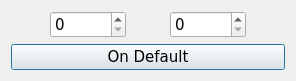
<?xml version="1.0" encoding="UTF-8"?>
<ui version="4.0">
 <class>Dialog</class>
 <widget class="QDialog" name="Dialog">
  <property name="geometry">
   <rect>
    <x>0</x>
    <y>0</y>
    <width>296</width>
    <height>72</height>
   </rect>
  </property>
  <property name="font">
   <font>
    <family>Verdana</family>
    <pointsize>11</pointsize>
   </font>
  </property>
  <property name="windowTitle">
   <string>Key Test</string>
  </property>
  <layout class="QVBoxLayout" name="verticalLayout">
   <item>
    <layout class="QHBoxLayout" name="horizontalLayout">
     <item>
      <spacer name="horizontalSpacer">
       <property name="orientation">
        <enum>Qt::Horizontal</enum>
       </property>
       <property name="sizeHint" stdset="0">
        <size>
         <width>40</width>
         <height>20</height>
        </size>
       </property>
      </spacer>
     </item>
     <item>
      <widget class="QSpinBox" name="leftNumberSpinBox">
       <property name="readOnly">
        <bool>false</bool>
       </property>
       <property name="maximum">
        <number>10000</number>
       </property>
       <property name="value">
        <number>0</number>
       </property>
      </widget>
     </item>
     <item>
      <spacer name="horizontalSpacer_3">
       <property name="orientation">
        <enum>Qt::Horizontal</enum>
       </property>
       <property name="sizeHint" stdset="0">
        <size>
         <width>40</width>
         <height>20</height>
        </size>
       </property>
      </spacer>
     </item>
     <item>
      <widget class="QSpinBox" name="rightNumberSpinBox">
       <property name="readOnly">
        <bool>false</bool>
       </property>
       <property name="maximum">
        <number>10000</number>
       </property>
       <property name="value">
        <number>0</number>
       </property>
      </widget>
     </item>
     <item>
      <spacer name="horizontalSpacer_2">
       <property name="orientation">
        <enum>Qt::Horizontal</enum>
       </property>
       <property name="sizeHint" stdset="0">
        <size>
         <width>40</width>
         <height>20</height>
        </size>
       </property>
      </spacer>
     </item>
    </layout>
   </item>
   <item>
    <widget class="QPushButton" name="onDefaultButton">
     <property name="text">
      <string>On Default</string>
     </property>
    </widget>
   </item>
  </layout>
 </widget>
 <layoutdefault spacing="6" margin="11"/>
 <resources/>
 <connections/>
</ui>
